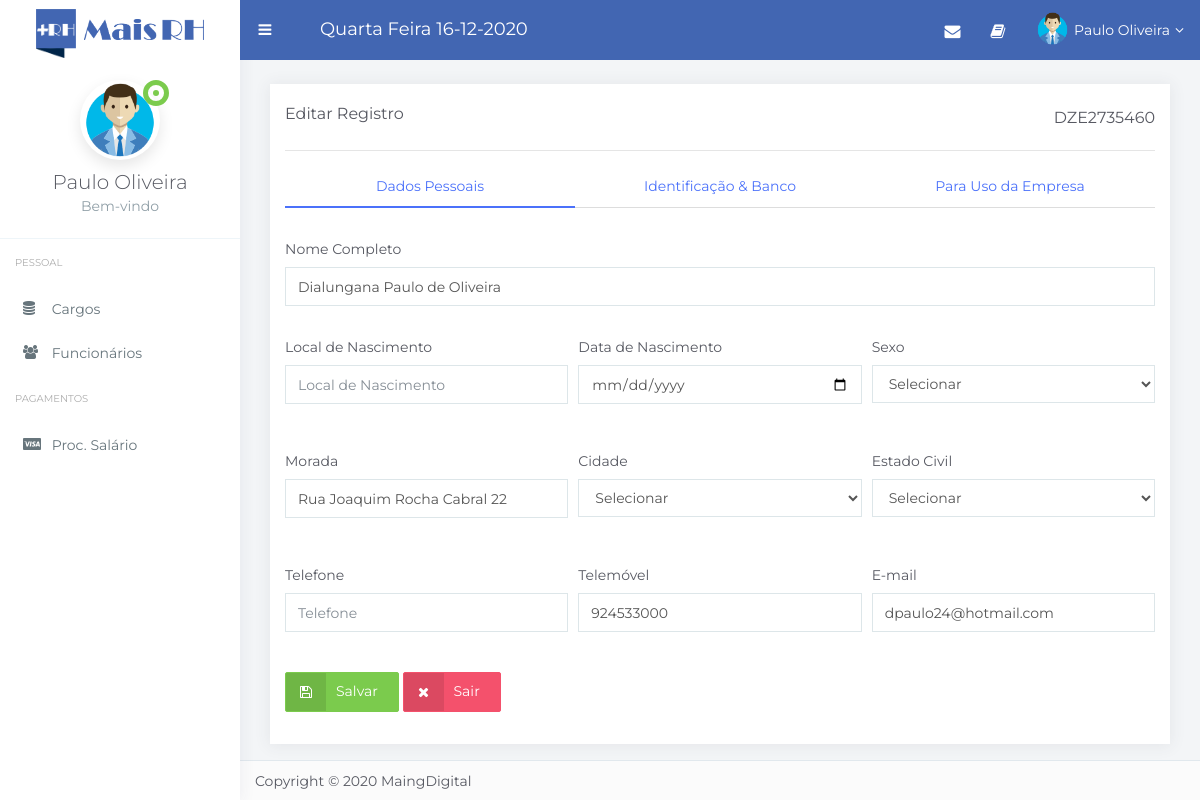
/administracao/index.php?pag=novo_funcionario&funcao=editar&id=1 (signed in), run on the app's committed database.
### tables this page shows
CREATE TABLE `funcionarios` (
  `id` int(11) NOT NULL,
  `num_funcionario` varchar(10) DEFAULT NULL,
  `nome_funcionario` varchar(100) NOT NULL,
  `local_nasimento` varchar(100) DEFAULT NULL,
  `data_nascimento` varchar(100) DEFAULT NULL,
  `sexo` varchar(10) DEFAULT NULL,
  `morada` varchar(100) NOT NULL,
  `cidade` varchar(50) DEFAULT NULL,
  `estado_civil` varchar(20) DEFAULT NULL,
  `telefone` varchar(30) DEFAULT NULL,
  `movel` varchar(20) NOT NULL,
  `email` varchar(50) NOT NULL,
  `bilhete` varchar(15) NOT NULL,
  `data_validade` date DEFAULT NULL,
  `nif` varchar(15) NOT NULL,
  `nss` varchar(15) NOT NULL,
  `grau` varchar(50) DEFAULT NULL,
  `entidade_formadora` varchar(100) DEFAULT NULL,
  `nome_banco` varchar(100) DEFAULT NULL,
  `num_conta` varchar(100) DEFAULT NULL,
  `iban` varchar(100) DEFAULT NULL,
  `tipo_contrato` varchar(20) DEFAULT NULL,
  `data_admissao` date DEFAULT NULL,
  `departamento` varchar(50) DEFAULT NULL,
  `cargo` varchar(50) NOT NULL,
  `salario_base` varchar(50) DEFAULT NULL,
  `turno` varchar(50) DEFAULT NULL
);

### administracao/novo_funcionario.php (the view, shortened to what this page needs)
<?php
require_once("../conexao.php");
if (@$_GET['funcao'] == 'editar') {
	$titulo = "Editar Registro";
	$id2 = $_GET['id'];
	$query = $pdo->query("SELECT * FROM funcionarios where id = '$id2' ");
	$res = $query->fetchAll(PDO::FETCH_ASSOC);
	$nome2 = $res[0]['nome_funcionario'];
	$morada2 = $res[0]['morada'];
	$movel2 = $res[0]['movel'];
	$email2 = $res[0]['email'];
	$func2 = $res[0]['num_funcionario'];
} else {
	$titulo = "Registro de Dados";
}
?>
<div class="container-fluid">
	<div class="row">
		<div class="col-md-12">
			<div class="col-md-6 float-left" style="margin-left: -15px; margin-top: 20px;">
				<h5><?php echo $titulo ?></h5>
			</div>
			<div class="col-md-6 float-right" style="display: flex; justify-content: flex-end; margin-right: -15px;">
				<h5 class="mt-4"><?php echo @$func2 ?></h5>
			</div>
		</div>
	</div>
	<hr>
	<div class="row">
		<div class="col-md-12 mb-2">
			<form id="form" method="POST">
				<ul class="nav nav-tabs nav-justified mb-4" id="myTab2" role="tablist">
					<li class="nav-item">
						<a class="nav-link active" id="home-tab1" data-toggle="tab" href="#dados_pessoais" role="tab" aria-controls="dados_pessoais" aria-selected="true">Dados Pessoais</a>
					</li>
					<li class="nav-item">
						<a class="nav-link" id="profile-tab1" data-toggle="tab" href="#identidade_banco" role="tab" aria-controls="identidade_banco" aria-selected="false">Identificação & Banco</a>
					</li>
					<li class="nav-item">
						<a class="nav-link" id="contact-tab1" data-toggle="tab" href="#empresarial" role="tab" aria-controls="empresarial" aria-selected="false">Para Uso da Empresa</a>
					</li>
				</ul>
				<div class="tab-content" id="myTabContent1 mt-4">
					<div class="tab-pane show active" id="dados_pessoais" role="tabpanel" aria-labelledby="home-tab1">
						<div class="form-group mt-2 mb-4">
							<label for="inputAddress" class="col-form-label">Nome Completo</label>
							<input value="<?php echo @$nome2 ?>" type="text" class="form-control" id="nome-func" name="nome-func" placeholder="Nome Completo">
						</div>
						<div class="form-row mt-4">
							<div class="form-group col-md-4">
								<label for="inputEmail4" class="col-form-label">Local de Nascimento</label>
								<input value="<?php echo @$local_nascimento2 ?>" type="text" class="form-control" id="local_nascimento" name="local_nascimento" placeholder="Local de Nascimento">
							</div>
							<div class="form-group col-md-4">
								<label for="inputPassword4" class="col-form-label">Data de Nascimento</label>
								<input value="<?php echo @$data_nascimento2 ?>" type="date" class="form-control" id="data_nascimento" name="data_nascimento" placeholder="morada">
							</div>
							<div class="form-group col-md-4">
								<label for="inputState" class="col-form-label">Sexo</label>
								<select class="form-control" id="sexo" name="sexo">
									<option>Selecionar</option>
								</select>
							</div>
						</div>
						<div class="form-row mt-4">
							<div class="form-group col-md-4">
								<label for="inputCity" class="col-form-label">Morada</label>
								<input value="<?php echo @$morada2 ?>" type="text" class="form-control" placeholder="Avenida" id="morada-func" name="morada-func">
							</div>
							<div class="form-group col-md-4">
								<label for="inputState" class="col-form-label">Cidade</label>
								<select id="cidade" name="cidade" class="form-control">
									<option>Selecionar</option>
								</select>
							</div>
							<div class="form-group col-md-4">
								<label for="inputState" class="col-form-label">Estado Civil</label>
								<select id="estado_civil" name="estado_civil" class="form-control">
									<option>Selecionar</option>
								</select>
							</div>
						</div>
						<div class="form-row mt-4">
							<div class="form-group col-md-4">
								<label for="inputCity" class="col-form-label">Telefone</label>
								<input value="<?php echo @$telefone2 ?>" type="text" class="form-control" placeholder="Telefone" id="telefone" name="telefone">
							</div>
							<div class="form-group col-md-4">
								<label for="inputCity" class="col-form-label">Telemóvel</label>
								<input value="<?php echo @$movel2 ?>" type="text" class="form-control" placeholder="Telemóvel" id="movel-func">
							</div>
							<div class="form-group col-md-4">
								<label for="inputCity" class="col-form-label">E-mail</label>
								<input value="<?php echo @$email2 ?>" type="email" class="form-control" placeholder="E-mail" id="email2" name="email2">
							</div>
						</div>
					</div>
				</div>
				<button type="submit" name="btn-salvar" id="btn-salvar" class="btn btn-success btn-icon mb-4 mt-4"><i class="fa fa-floppy-o "></i>Salvar</button>
				<a href="index.php?pag=funcionarios" type="button" id="btn-fechar" class="btn btn-danger btn-icon mb-4 mt-4"><i class="fa fa-times"></i>Sair</a>
			</form>
		</div>
	</div>
</div>

### data on the page
funcionarios: num_funcionario "DZE2735460", nome-func "Dialungana Paulo de Oliveira", morada-func "Rua Joaquim Rocha Cabral 22", movel "924533000", email2 "dpaulo24@hotmail.com"

### other printed values
$titulo "Editar Registro"
